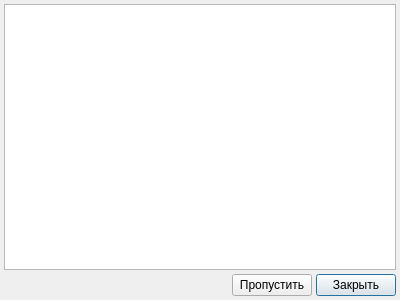
<?xml version="1.0" encoding="UTF-8"?>
<ui version="4.0">
 <class>ClientDepositDialog</class>
 <widget class="QDialog" name="ClientDepositDialog">
  <property name="geometry">
   <rect>
    <x>0</x>
    <y>0</y>
    <width>400</width>
    <height>300</height>
   </rect>
  </property>
  <property name="windowTitle">
   <string/>
  </property>
  <layout class="QGridLayout" name="gridLayout">
   <property name="margin">
    <number>4</number>
   </property>
   <property name="spacing">
    <number>4</number>
   </property>
   <item row="1" column="0">
    <spacer name="horizontalSpacer">
     <property name="orientation">
      <enum>Qt::Horizontal</enum>
     </property>
     <property name="sizeHint" stdset="0">
      <size>
       <width>189</width>
       <height>20</height>
      </size>
     </property>
    </spacer>
   </item>
   <item row="1" column="2" colspan="2">
    <widget class="QPushButton" name="btnClose">
     <property name="text">
      <string>Закрыть</string>
     </property>
    </widget>
   </item>
   <item row="0" column="0" colspan="4">
    <widget class="CInDocTableView" name="tblDeposit"/>
   </item>
   <item row="1" column="1">
    <widget class="QPushButton" name="btnIgnore">
     <property name="text">
      <string>Пропустить</string>
     </property>
    </widget>
   </item>
  </layout>
 </widget>
 <customwidgets>
  <customwidget>
   <class>CInDocTableView</class>
   <extends>QTableView</extends>
   <header>library/InDocTable.h</header>
  </customwidget>
 </customwidgets>
 <resources/>
 <connections/>
</ui>
